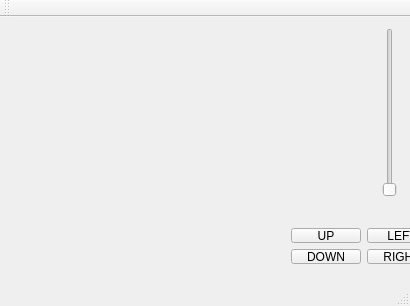
<?xml version="1.0" encoding="UTF-8"?>
<ui version="4.0">
 <class>MainWindow</class>
 <widget class="QMainWindow" name="MainWindow">
  <property name="geometry">
   <rect>
    <x>0</x>
    <y>0</y>
    <width>410</width>
    <height>306</height>
   </rect>
  </property>
  <property name="windowTitle">
   <string>MainWindow</string>
  </property>
  <widget class="QWidget" name="centralWidget">
   <widget class="QWidget" name="gridLayoutWidget">
    <property name="geometry">
     <rect>
      <x>280</x>
      <y>200</y>
      <width>168</width>
      <height>58</height>
     </rect>
    </property>
    <layout class="QGridLayout" name="gridLayout">
     <item row="0" column="0">
      <widget class="QPushButton" name="pushButton">
       <property name="text">
        <string>UP</string>
       </property>
      </widget>
     </item>
     <item row="0" column="1">
      <widget class="QPushButton" name="pushButton_2">
       <property name="text">
        <string>LEFT</string>
       </property>
      </widget>
     </item>
     <item row="1" column="0">
      <widget class="QPushButton" name="pushButton_3">
       <property name="text">
        <string>DOWN</string>
       </property>
      </widget>
     </item>
     <item row="1" column="1">
      <widget class="QPushButton" name="pushButton_4">
       <property name="text">
        <string>RIGHT</string>
       </property>
      </widget>
     </item>
    </layout>
   </widget>
   <widget class="QWidget" name="horizontalLayoutWidget">
    <property name="geometry">
     <rect>
      <x>369</x>
      <y>0</y>
      <width>41</width>
      <height>191</height>
     </rect>
    </property>
    <layout class="QHBoxLayout" name="horizontalLayout">
     <item>
      <widget class="QSlider" name="verticalSlider">
       <property name="orientation">
        <enum>Qt::Vertical</enum>
       </property>
      </widget>
     </item>
    </layout>
   </widget>
  </widget>
  <widget class="QMenuBar" name="menuBar">
   <property name="geometry">
    <rect>
     <x>0</x>
     <y>0</y>
     <width>410</width>
     <height>22</height>
    </rect>
   </property>
  </widget>
  <widget class="QToolBar" name="mainToolBar">
   <attribute name="toolBarArea">
    <enum>TopToolBarArea</enum>
   </attribute>
   <attribute name="toolBarBreak">
    <bool>false</bool>
   </attribute>
  </widget>
  <widget class="QStatusBar" name="statusBar"/>
 </widget>
 <layoutdefault spacing="6" margin="11"/>
 <resources/>
 <connections/>
</ui>
